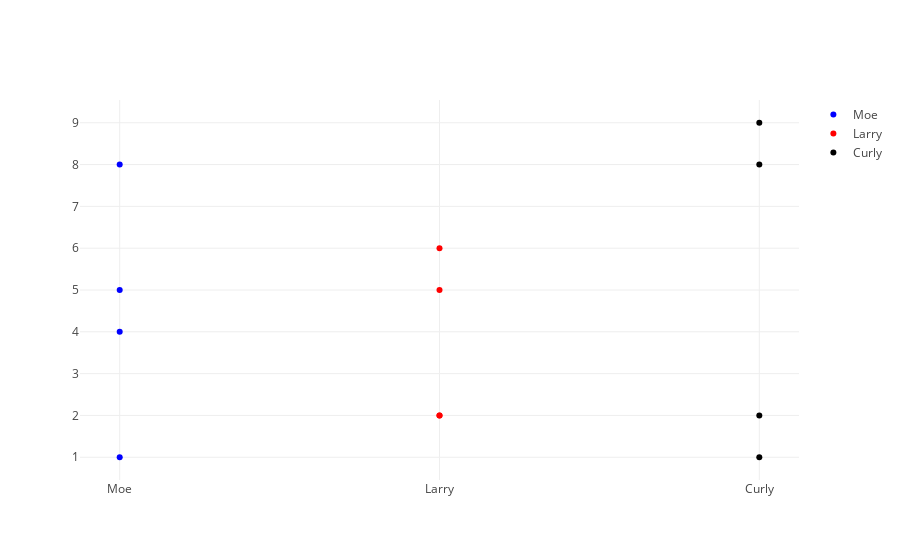

The cell this chart's notebook holds for it:
### Code cell
import plotly.offline as off

off.init_notebook_mode(connected=True)

subject = ['Moe','Larry','Curly','Moe','Larry','Curly','Moe','Larry','Curly','Moe','Larry','Curly']
score = [1,6,2,8,2,9,4,5,1,5,2,8]

data = [dict(
  type = 'scatter',
  x = subject,
  y = score,
  mode = 'markers',
  transforms = [dict(
    type = 'groupby',
    groups = subject,
    styles = [
        dict(target = 'Moe', value = dict(marker = dict(color = 'blue'))),
        dict(target = 'Larry', value = dict(marker = dict(color = 'red'))),
        dict(target = 'Curly', value = dict(marker = dict(color = 'black')))
    ]
  )]
)]

off.iplot({'data': data}, validate=False)

### Figure 1 — Plotly figure (JSON) as saved in the notebook; plotly's stock layout.template omitted (floating-point values rounded to 4 significant figures)
{"data": [{"mode": "markers", "transforms": [{"groups": ["Moe", "Larry", "Curly", "Moe", "Larry", "Curly", "Moe", "Larry", "Curly", "Moe", "Larry", "Curly"], "styles": [{"target": "Moe", "value": {"marker": {"color": "blue"}}}, {"target": "Larry", "value": {"marker": {"color": "red"}}}, {"target": "Curly", "value": {"marker": {"color": "black"}}}], "type": "groupby"}], "type": "scatter", "x": ["Moe", "Larry", "Curly", "Moe", "Larry", "Curly", "Moe", "Larry", "Curly", "Moe", "Larry", "Curly"], "y": [1, 6, 2, 8, 2, 9, 4, 5, 1, 5, 2, 8]}], "layout": {}}
